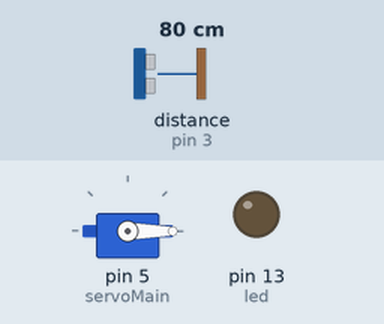
This sketch was run on a simulated Arduino Uno, built with avr-gcc and run on an emulated ATmega328P. Shown: servo, output pins drawn as LEDs (lit = HIGH). Wiring (inferred from the names in the program): ultrasonic range finder: trigger pin 4; echo pin 3. The test bench sets the inputs (shaded band); at power-on: distance to the obstacle (sensor on pin 3) 80 cm. The echo pulse lasts 58.3 µs per cm; pins used as bus, display or sensor lines are not drawn.

Above: at 1.2 s.
1.3 s: distance to the obstacle (sensor on pin 3) set to 45 cm
2.8 s: distance to the obstacle (sensor on pin 3) set to 36 cm
At 3.4 s:
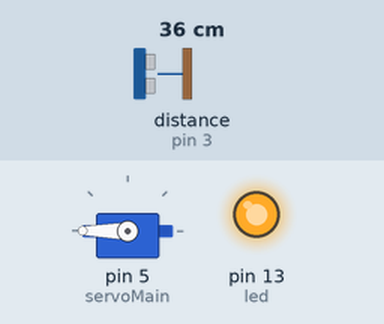
4.3 s: distance to the obstacle (sensor on pin 3) set to 60 cm
At 7.0 s:
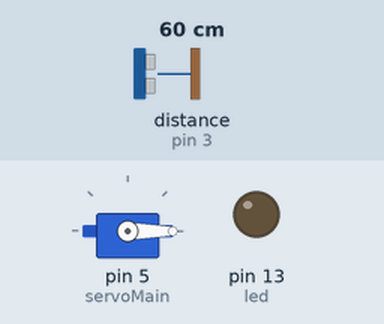
7.3 s: distance to the obstacle (sensor on pin 3) set to 2 cm
At 8.6 s:
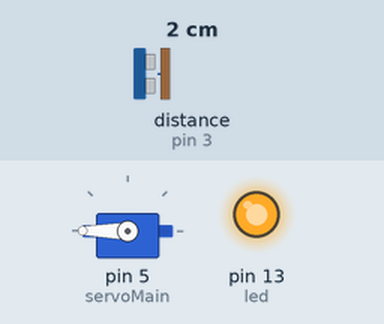
Timing chart, 0 to 9.8 s (numbered marks = the images above; inputs shaded):
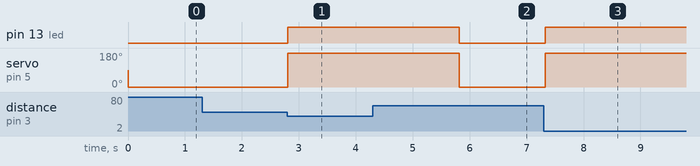

The sketch:

opening_the_lid.ino
```cpp
#include <Servo.h>
Servo servoMain; // Define our Servo
int trigpin = 4;   // Defines Trig and Echo pins of the Ultrasonic Sensor
int echopin = 3;
int led = 13;
int distance;
float duration;
float cm;
void setup(){
servoMain.attach(5); // servo on digital pin 5
pinMode(trigpin, OUTPUT);//  trigPin as an Output
pinMode(led, OUTPUT);// led as an Output
pinMode(echopin, INPUT);// echopin as an Input
}
void loop(){
digitalWrite(trigpin, LOW);
delay(2);
digitalWrite(trigpin, HIGH);
delayMicroseconds(10);
digitalWrite(trigpin, LOW);
duration = pulseIn(echopin, HIGH);// returns the travel time of the sound wave
cm = 0.034*(duration/2);
distance = cm;
if(distance<40){
digitalWrite(led, HIGH);
servoMain.write(180);  // Turn Servo back to center position (90 degrees)
delay(3000);
}
else{
digitalWrite(led,LOW);
servoMain.write(0);
delay(50);
}
}
```

Measured:
- the behaviour switches between 41 and 40 cm on distance to the obstacle (sensor on pin 3) (found by bisection; images 0 and 1)
- after the input at 1.3 s, every drawn part: stays the same
- after the input at 2.8 s, pin 13 (led): LOW → HIGH at once; servo on pin 5 (servoMain): 0° → 180° at once
- after the input at 4.3 s, pin 13 (led): HIGH → LOW after 1.5 s; servo on pin 5 (servoMain): 180° → 0° after 1.5 s
- after the input at 7.3 s, pin 13 (led): LOW → HIGH at once; servo on pin 5 (servoMain): 0° → 180° at once
